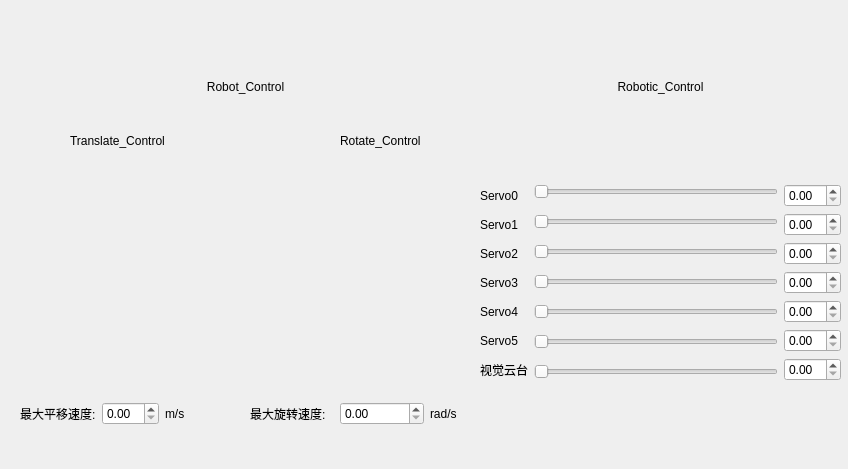
<?xml version="1.0" encoding="UTF-8"?>
<ui version="4.0">
 <class>Form</class>
 <widget class="QWidget" name="Form">
  <property name="geometry">
   <rect>
    <x>0</x>
    <y>0</y>
    <width>848</width>
    <height>469</height>
   </rect>
  </property>
  <property name="windowTitle">
   <string>心之灵-RemoteController</string>
  </property>
  <widget class="QWidget" name="layoutWidget_2">
   <property name="geometry">
    <rect>
     <x>250</x>
     <y>400</y>
     <width>264</width>
     <height>28</height>
    </rect>
   </property>
   <layout class="QHBoxLayout" name="horizontalLayout_6">
    <item>
     <widget class="QLabel" name="label_12">
      <property name="text">
       <string>最大旋转速度:</string>
      </property>
     </widget>
    </item>
    <item>
     <widget class="QDoubleSpinBox" name="max_rota_speed_sb"/>
    </item>
    <item>
     <widget class="QLabel" name="label_13">
      <property name="text">
       <string>rad/s</string>
      </property>
     </widget>
    </item>
   </layout>
  </widget>
  <widget class="QWidget" name="">
   <property name="geometry">
    <rect>
     <x>70</x>
     <y>80</y>
     <width>351</width>
     <height>71</height>
    </rect>
   </property>
   <layout class="QVBoxLayout" name="verticalLayout">
    <item>
     <widget class="QLabel" name="label">
      <property name="text">
       <string>Robot_Control</string>
      </property>
      <property name="alignment">
       <set>Qt::AlignmentFlag::AlignCenter</set>
      </property>
     </widget>
    </item>
    <item>
     <spacer name="verticalSpacer">
      <property name="orientation">
       <enum>Qt::Orientation::Vertical</enum>
      </property>
      <property name="sizeHint" stdset="0">
       <size>
        <width>20</width>
        <height>40</height>
       </size>
      </property>
     </spacer>
    </item>
    <item>
     <layout class="QHBoxLayout" name="horizontalLayout">
      <item>
       <widget class="QLabel" name="tranlate_c_lb">
        <property name="text">
         <string>Translate_Control</string>
        </property>
       </widget>
      </item>
      <item>
       <spacer name="horizontalSpacer">
        <property name="orientation">
         <enum>Qt::Orientation::Horizontal</enum>
        </property>
        <property name="sizeHint" stdset="0">
         <size>
          <width>20</width>
          <height>20</height>
         </size>
        </property>
       </spacer>
      </item>
      <item>
       <widget class="QLabel" name="rotate_c_lb">
        <property name="text">
         <string>Rotate_Control</string>
        </property>
       </widget>
      </item>
     </layout>
    </item>
   </layout>
  </widget>
  <widget class="QWidget" name="">
   <property name="geometry">
    <rect>
     <x>480</x>
     <y>80</y>
     <width>361</width>
     <height>301</height>
    </rect>
   </property>
   <layout class="QVBoxLayout" name="verticalLayout_4">
    <item>
     <widget class="QLabel" name="label_2">
      <property name="text">
       <string>Robotic_Control</string>
      </property>
      <property name="alignment">
       <set>Qt::AlignmentFlag::AlignCenter</set>
      </property>
     </widget>
    </item>
    <item>
     <spacer name="verticalSpacer_2">
      <property name="orientation">
       <enum>Qt::Orientation::Vertical</enum>
      </property>
      <property name="sizeHint" stdset="0">
       <size>
        <width>20</width>
        <height>40</height>
       </size>
      </property>
     </spacer>
    </item>
    <item>
     <layout class="QHBoxLayout" name="horizontalLayout_3">
      <item>
       <layout class="QVBoxLayout" name="verticalLayout_6">
        <item>
         <widget class="QLabel" name="label_3">
          <property name="text">
           <string>Servo0</string>
          </property>
         </widget>
        </item>
        <item>
         <widget class="QLabel" name="label_4">
          <property name="text">
           <string>Servo1</string>
          </property>
         </widget>
        </item>
        <item>
         <widget class="QLabel" name="label_5">
          <property name="text">
           <string>Servo2</string>
          </property>
         </widget>
        </item>
        <item>
         <widget class="QLabel" name="label_6">
          <property name="text">
           <string>Servo3</string>
          </property>
         </widget>
        </item>
        <item>
         <widget class="QLabel" name="label_7">
          <property name="text">
           <string>Servo4</string>
          </property>
         </widget>
        </item>
        <item>
         <widget class="QLabel" name="label_9">
          <property name="text">
           <string>Servo5</string>
          </property>
         </widget>
        </item>
        <item>
         <widget class="QLabel" name="label_8">
          <property name="text">
           <string>视觉云台</string>
          </property>
         </widget>
        </item>
       </layout>
      </item>
      <item>
       <layout class="QVBoxLayout" name="verticalLayout_3">
        <property name="spacing">
         <number>15</number>
        </property>
        <item>
         <widget class="QSlider" name="s0">
          <property name="orientation">
           <enum>Qt::Orientation::Horizontal</enum>
          </property>
         </widget>
        </item>
        <item>
         <widget class="QSlider" name="s1">
          <property name="orientation">
           <enum>Qt::Orientation::Horizontal</enum>
          </property>
         </widget>
        </item>
        <item>
         <widget class="QSlider" name="s2">
          <property name="orientation">
           <enum>Qt::Orientation::Horizontal</enum>
          </property>
         </widget>
        </item>
        <item>
         <widget class="QSlider" name="s3">
          <property name="orientation">
           <enum>Qt::Orientation::Horizontal</enum>
          </property>
         </widget>
        </item>
        <item>
         <widget class="QSlider" name="s4">
          <property name="orientation">
           <enum>Qt::Orientation::Horizontal</enum>
          </property>
         </widget>
        </item>
        <item>
         <widget class="QSlider" name="s5">
          <property name="orientation">
           <enum>Qt::Orientation::Horizontal</enum>
          </property>
         </widget>
        </item>
        <item>
         <widget class="QSlider" name="s6">
          <property name="orientation">
           <enum>Qt::Orientation::Horizontal</enum>
          </property>
         </widget>
        </item>
       </layout>
      </item>
      <item>
       <layout class="QVBoxLayout" name="verticalLayout_5">
        <item>
         <widget class="QDoubleSpinBox" name="sb_0"/>
        </item>
        <item>
         <widget class="QDoubleSpinBox" name="sb1"/>
        </item>
        <item>
         <widget class="QDoubleSpinBox" name="sb2"/>
        </item>
        <item>
         <widget class="QDoubleSpinBox" name="sb3"/>
        </item>
        <item>
         <widget class="QDoubleSpinBox" name="sb4"/>
        </item>
        <item>
         <widget class="QDoubleSpinBox" name="sb5"/>
        </item>
        <item>
         <widget class="QDoubleSpinBox" name="sb6"/>
        </item>
       </layout>
      </item>
     </layout>
    </item>
   </layout>
  </widget>
  <widget class="QWidget" name="">
   <property name="geometry">
    <rect>
     <x>10</x>
     <y>150</y>
     <width>468</width>
     <height>232</height>
    </rect>
   </property>
   <layout class="QHBoxLayout" name="horizontalLayout_2">
    <item>
     <widget class="QWidget" name="translate_joy" native="true">
      <property name="minimumSize">
       <size>
        <width>230</width>
        <height>230</height>
       </size>
      </property>
      <property name="maximumSize">
       <size>
        <width>230</width>
        <height>230</height>
       </size>
      </property>
      <layout class="QHBoxLayout" name="horizontalLayout_4"/>
     </widget>
    </item>
    <item>
     <widget class="QWidget" name="rotate_joy" native="true">
      <property name="minimumSize">
       <size>
        <width>230</width>
        <height>230</height>
       </size>
      </property>
      <property name="maximumSize">
       <size>
        <width>230</width>
        <height>230</height>
       </size>
      </property>
     </widget>
    </item>
   </layout>
  </widget>
  <widget class="QWidget" name="">
   <property name="geometry">
    <rect>
     <x>20</x>
     <y>400</y>
     <width>201</width>
     <height>28</height>
    </rect>
   </property>
   <layout class="QHBoxLayout" name="horizontalLayout_5">
    <item>
     <widget class="QLabel" name="label_10">
      <property name="text">
       <string>最大平移速度:</string>
      </property>
     </widget>
    </item>
    <item>
     <widget class="QDoubleSpinBox" name="max_trans_speed_sb"/>
    </item>
    <item>
     <widget class="QLabel" name="label_11">
      <property name="text">
       <string>m/s</string>
      </property>
     </widget>
    </item>
   </layout>
  </widget>
 </widget>
 <resources/>
 <connections/>
</ui>
